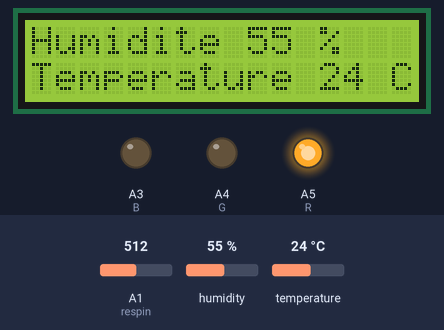
The sketch below on a simulated Arduino Uno, built with avr-gcc and run on an emulated ATmega328P. Parts: 16×2 character LCD, output pins drawn as LEDs (lit = HIGH). The test bench sets the inputs (shaded band); at power-on: A1 (respin) = 512, humidity 55 %, temperature 24 °C. What the sketch prints to the serial monitor is not drawn.

Above: at 1.2 s.
1.3 s: A1 (respin) set to 599
3.3 s: A1 (respin) set to 630
At 5.3 s:
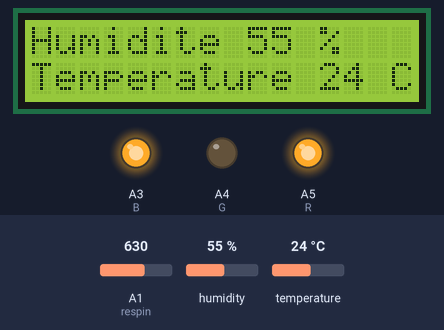
5.7 s: humidity set to 22 %
At 7.4 s:
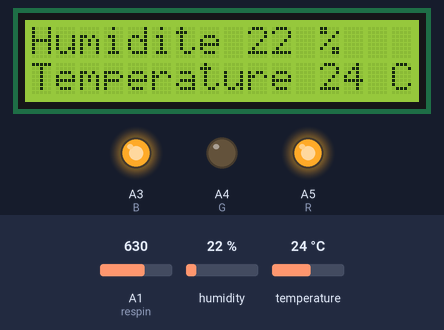
7.7 s: A1 (respin) set to 663
9.5 s: A1 (respin) set to 687
At 11.3 s:
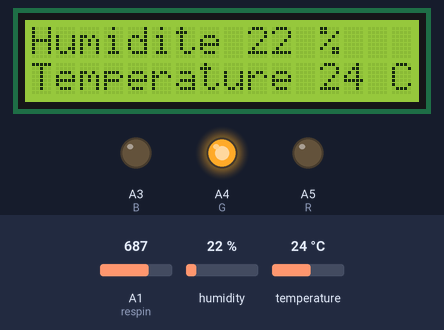
11.8 s: temperature set to 12 °C
At 13.6 s:
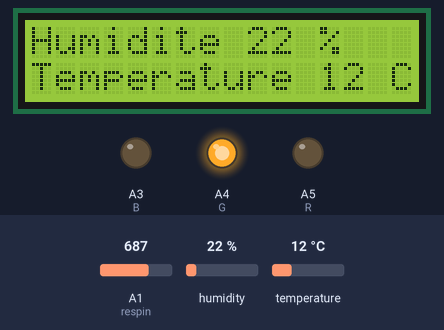
Timing chart, 0 to 14.9 s (numbered marks = the images above; inputs shaded):
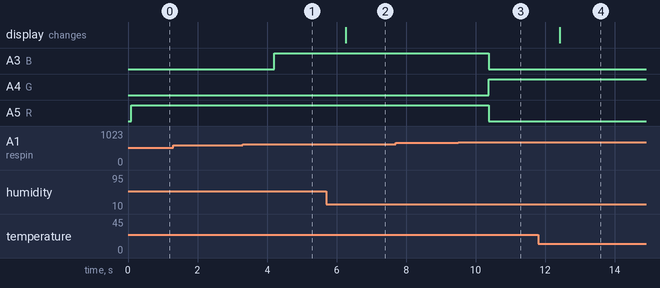

Measured:
- the behaviour switches between 615 and 616 on A1 (respin) (found by bisection; images 0 and 1)
- the behaviour switches between 680 and 681 on A1 (respin) (found by bisection; images 2 and 3)
- after the input at 1.3 s, every drawn part: stays the same
- after the input at 3.3 s, A3 (B): LOW → HIGH after 0.90 s
- after the input at 5.7 s, the display: changes after 0.56 s (image 2)
- after the input at 7.7 s, every drawn part: stays the same
- after the input at 9.5 s, A3 (B), A5 (R): HIGH → LOW after 0.87 s; A4 (G): LOW → HIGH after 0.87 s
- after the input at 11.8 s, the display: changes after 0.63 s (image 4)

The sketch:

Serre_v1.1.ino
```cpp
#include <dht11.h>
dht11 DHT;
#define DHT11_PIN A0

#include <LiquidCrystal.h>

LiquidCrystal lcd(7, 6, 5, 4, 3, 2);

int resval = 0;
int respin = A1;
int R = A5;
int G = A4;
int B = A3;

void setup() {
  // put your setup code here, to run once:
  lcd.begin(16,2);
  pinMode(R, OUTPUT);
  pinMode(G, OUTPUT);
  pinMode(B, OUTPUT);
  Serial.begin(9600);

}

void loop() {
  // put your main code here, to run repeatedly:
  DHT.read(A0);
  lcd.setCursor(0,0);
  String hum = "Humidite " + String(DHT.humidity) + " %";
  lcd.print(hum);
  lcd.setCursor(0,1);
  String temp = String(DHT.temperature) + " C";
  lcd.print("Temperature " + temp);
  Serial.print(hum);

  resval = analogRead(respin);

  if(resval <= 615){
    digitalWrite(R,1);
    digitalWrite(G,0);
    digitalWrite(B,0);
  }
  if(resval > 615 && resval <= 680){
    digitalWrite(R,1);
    digitalWrite(G,0);
    digitalWrite(B,1);
  }
  if(resval > 680){
    digitalWrite(R, 0);
    digitalWrite(G, 1);
    digitalWrite(B, 0);
  }
  delay(1000);
}
```
